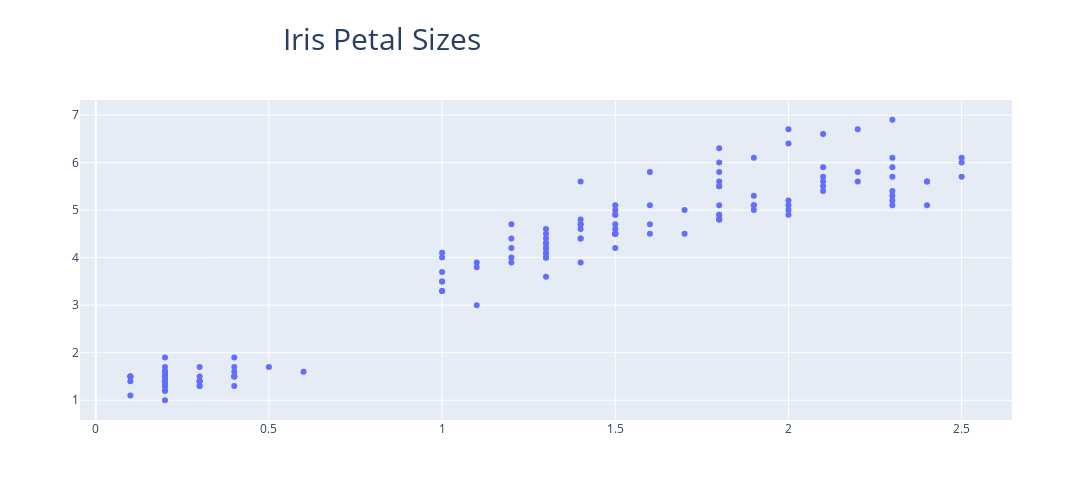

The notebook cell this image was saved under:
### Markdown cell above
Note that unlike plotly express, plotly graph objects do not generate a graph title or axis title. These need to be explicitly defined.

To do this, call `update_layout(...)`. Check out the documentation at https://plotly.com/python/figure-labels/, and make the following updates:

1. Add in graph title and axis titles
1. Put the y-axis ticks in a better format
1. Ensure the measurements of each axis are clear
1. Change the line color of the axes from white to light grey
1. Change the background color to white
1. Change the color of all text on the graph to light grey
1. Change the color of the data points to a darker shade of blue, so they stand out more

### Code cell
my_fig.update_layout(
    autosize=False,
    width=1200,
    height=500,
    title={'text':'Iris Petal Sizes',
           'font_size':30,
           'xanchor':'center',
          'x':0.35}
)
my_fig.show()

### Figure 1 — Plotly figure (JSON) as saved in the notebook; plotly's stock layout.template omitted (floating-point values rounded to 4 significant figures; data arrays with more than 128 entries replaced by an {"elided": "..."} marker saying what was removed)
{"data": [{"mode": "markers", "type": "scatter", "x": {"elided": "150 float values"}, "y": {"elided": "150 float values"}}], "layout": {"autosize": false, "height": 500, "title": {"font": {"size": 30}, "text": "Iris Petal Sizes", "x": 0.35, "xanchor": "center"}, "width": 1200}}
